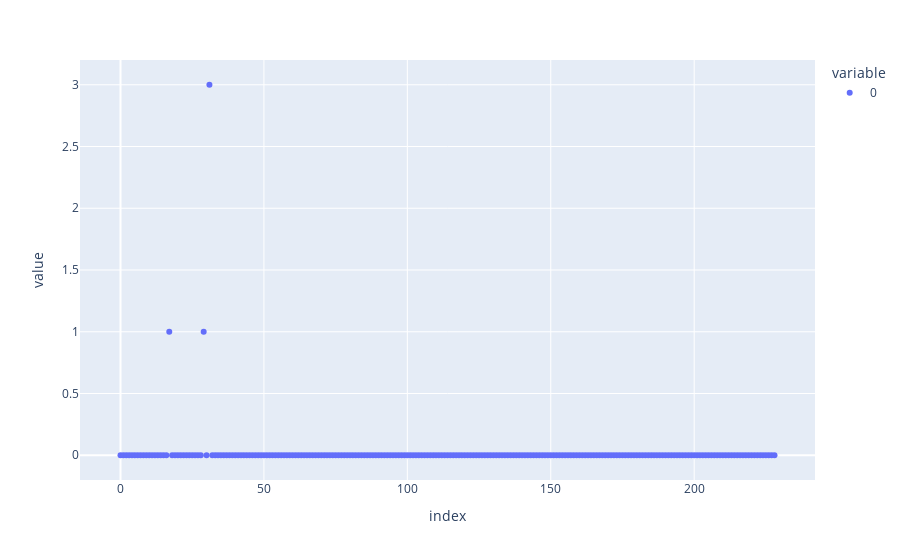

Notebook code for this chart:
### Code cell
import pandas as pd
import plotly.express as px

word = 'bert'
  
def get_count(text, word):
    doc = nlp(text.lower()) # 2
    count = 0
    for token in doc:
        if (token.text == word):
            count += 1
    return count 

counts = []
for paper in papers:
    if paper['title'] and paper['abstract']:
        count = get_count(paper['title']+' '+paper['abstract'], word)
        counts.append(count)
      

df = pd.DataFrame(data=counts)
fig = px.scatter(df, x=df.index, y=df.columns)
fig.show()

### Figure 1 — Plotly figure (JSON) as saved in the notebook; plotly's stock layout.template omitted (floating-point values rounded to 4 significant figures; data arrays with more than 128 entries replaced by an {"elided": "..."} marker saying what was removed)
{"data": [{"hovertemplate": "variable=0<br>index=%{x}<br>value=%{y}<extra></extra>", "legendgroup": "0", "marker": {"color": "#636efa", "symbol": "circle"}, "mode": "markers", "name": "0", "orientation": "v", "showlegend": true, "type": "scatter", "x": {"elided": "229 int values"}, "xaxis": "x", "y": {"elided": "229 int values"}, "yaxis": "y"}], "layout": {"legend": {"title": {"text": "variable"}, "tracegroupgap": 0}, "margin": {"t": 60}, "xaxis": {"anchor": "y", "domain": [0, 1], "title": {"text": "index"}}, "yaxis": {"anchor": "x", "domain": [0, 1], "title": {"text": "value"}}}}
